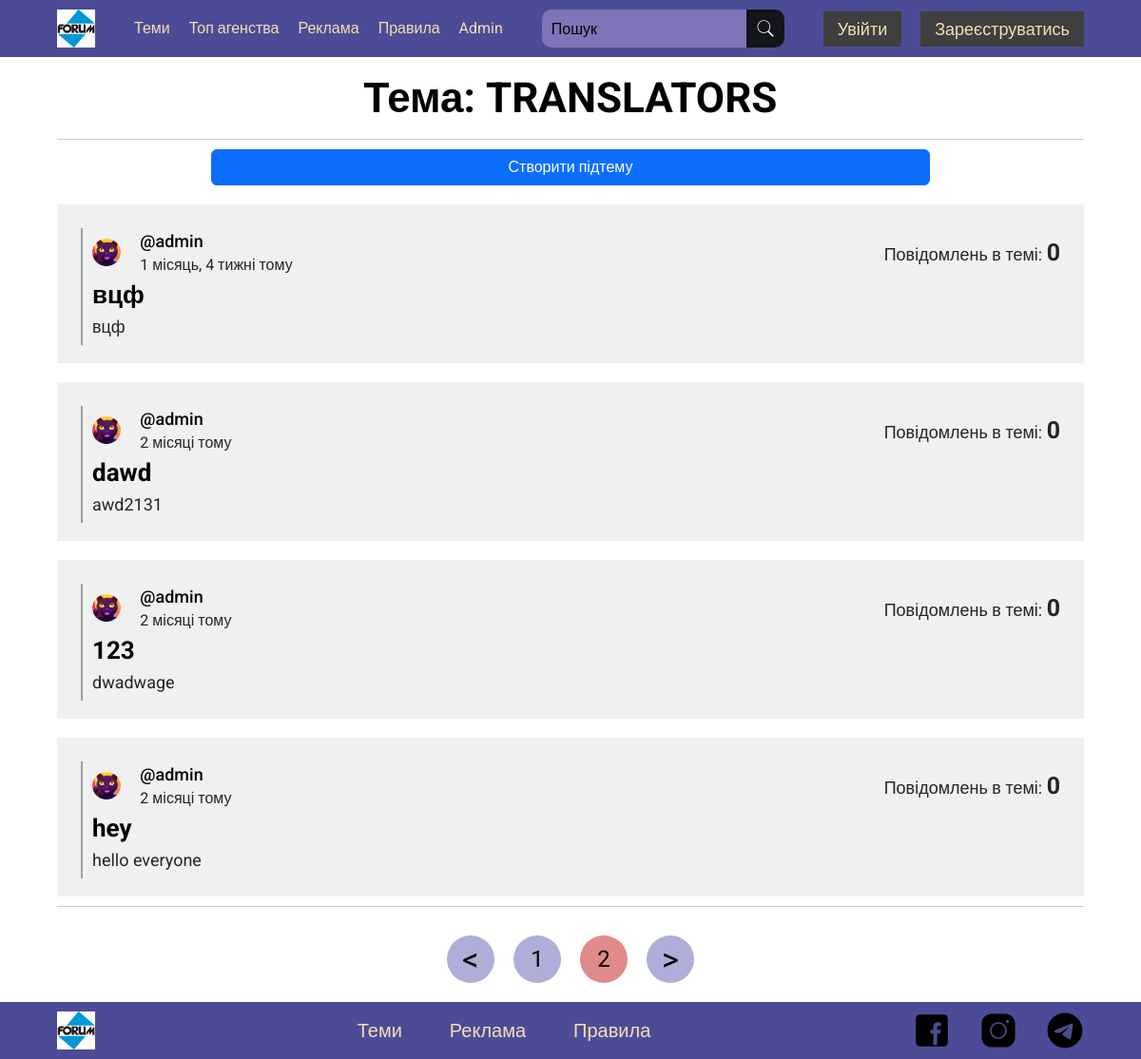
/subthemes/&subthemeId=2&page=2, run on the app's committed database.
### forum_pages/models.py (models this page shows, shortened)
class Themes(models.Model):
    title = models.CharField(max_length=100, null=True)
    def __str__(self) -> str:
        return self.title

class SubThemes(models.Model):
    user = models.ForeignKey(User, on_delete=models.CASCADE, null=True)
    base_theme = models.ForeignKey(
        Themes, on_delete=models.CASCADE, null=True, related_name='subthemes')
    title = models.CharField(max_length=100, null=True)
    main_text = models.TextField()
    count = models.PositiveIntegerField(default=0)
    created = models.DateTimeField(auto_now_add=True)

class User(AbstractUser):
    username = models.CharField(max_length=100,
                                null=True,
                                unique=True,
                                verbose_name='Ваш нікнейм')
    email = models.EmailField(null=True,
                              unique=True,
                              verbose_name='Ваш E-mail')
    telegram = models.CharField(max_length=200,
                                null=True,
                                blank=True,
                                verbose_name='Ваш телеграм нікнейм')
    is_show_telegram = models.BooleanField(default=True,
                                           verbose_name='Показувати телеграм')
    avatar = models.ImageField(null=True,
                               default='forum_pages/img/avatars/default_avatar.png',
                               upload_to='forum_pages/img/avatars',
                               verbose_name='Фото профілю')
    is_blocked = models.BooleanField(default=False, blank=True)
    ban_reason = models.TextField(null=True, blank=True)
    REQUIRED_FIELDS = []

### forum_pages/views.py (the view)
# urls.py: path('subthemes/&subthemeId=<str:pk>&page=<int:page>', views.subThemes, name='subthemes'),
def subThemes(request, pk, page):
    referer = request.META.get('HTTP_REFERER', None)
    try:
        theme, subthemes_per_page, pages_list_amount = pagination(request, page, Themes, pk)
    except:
        return redirect(referer)
    print(subthemes_per_page[0].count)
    context = {
        'theme': theme,
        'subthemes': subthemes_per_page,
        'pages_amount': pages_list_amount,
        'current_page': page,
        'pk': pk
    }
    return render(request, 'forum_pages/base_pages/subThemes.html', context)

### forum_pages/views.py (called while the page is built)
def pagination(request, page, className, pk=None):
    referer = request.META.get('HTTP_REFERER', None)
    if page < 1:
            return redirect(referer)
    theme = ''
    if className == SubThemes:
        theme = className.objects.get(id=pk)
        themes = theme.subtheme_messages.all().order_by('-id')
    elif pk:
        theme = className.objects.get(id=pk)
        themes = theme.subthemes.all().order_by('-id')
    else:
        themes = className.objects.all().order_by('-id')
    themes_per_page = themes[page*10-10:page*10]
    pages_amount = len(themes) // 10 if len(themes) % 10 == 0 else len(themes) // 10 + 1
    if not pages_amount:
        pages_amount = 1
    pages_list_amount = list(range(1, pages_amount+1))
    if page > pages_amount and pages_amount:
        return redirect(referer)
    return theme, themes_per_page, pages_list_amount

### forum_pages/templates/forum_pages/base_pages/subThemes.html (shortened to what this page needs)
{% extends 'base.html' %}
{% load static %}
{% block style %}
<link rel="stylesheet" href="{% static 'forum_pages/css/sandbox.min.css' %}">
{% endblock %}
{% block content %}
<div class="sandbox__info container">
    {% if not is_searched %}
        <div class="sandbox__title">Тема: {{ theme }}</div>
        <div class="divider"></div>
        <a class="link-subheader" href="{% url 'create-subtheme' theme.id %}"><button class="btn btn-primary btn-subheader">Створити підтему</button></a>
    {% endif %}
    {% for subtheme in subthemes %}
        <div class="user__wrapper-interface">
            <div class="user__line-interface"></div>
            <div class="user__data-interface">
                <div class="user__photo-interface"><a href="#"><img src="{{subtheme.user.avatar.url}}" class="side__panel-photo" alt=""></a></div>
                <div class="user__information">
                    <div class="user__name-interface"><a href="{% url 'user-profile' subtheme.user.username %}">@{{ subtheme.user.username }}</a></div>
                    <div class="user__time-interface">{{ subtheme.created|timesince }} тому</div>
                </div>
                <div class="user__rightWrapper">
                    <div class="user__number-interface">Повідомлень в темі: <b>{{ subtheme.count }}</b></div>
                </div>
            </div>
            <div class="user__content-interface">
                <div class="user__title-interface"><a href="{% url 'subtheme' subtheme.id 1 %}">{{ subtheme.title }}</a></div>
                <div class="user__text-interface">{{ subtheme.main_text }}</div>
            </div>
        </div>
    {% endfor %}
    <div class="divider"></div>
    <div class="subthemes__pages">
        <div>
            {% with new_page=current_page|add:"-1" %}
                <a href="{% url 'subthemes' pk=pk page=new_page %}" class="subtheme__page subtheme__page__arrow">&lt;</a>
            {% endwith %}
        </div>
        {% for page in pages_amount %}
            <div>
                <a href="{% url 'subthemes' pk=pk page=page %}" class="subtheme__page {% if page == current_page %}page__selected{% endif %}">{{page}}</a>
            </div>
        {% endfor %}
        <div>
            {% with new_page=current_page|add:"1" %}
                <a href="{% url 'subthemes' pk=pk page=new_page %}" class="subtheme__page subtheme__page__arrow">></a>
            {% endwith %}
        </div>
    </div>
</div>
{% endblock %}

### forum_pages/templates/forum_pages/base_pages/subThemes.html (style rules this page uses)
.subthemes__pages { display: flex; gap: 20px; padding: 20px 0; }
.subtheme__page { width: 50px; height: 50px; display: flex; justify-content: center; align-items: center; font-size: 24px; background-color: rgba(135, 135, 198, 0.675); border-radius: 50%; transition: all .3s ease; cursor: pointer; color: #000; }
.subtheme__page__arrow { font-size: 34px; }
.page__selected { background-color: rgb(224, 139, 139); }

### data on the page
Themes: title "TRANSLATORS"
SubThemes: user.avatar (picture), user.username "admin", created "1 місяць, 4 тижні", count "0", title "вцф", main_text "вцф"
SubThemes: user.avatar (picture), user.username "admin", created "2 місяці", count "0", title "dawd", main_text "awd2131"
SubThemes: user.avatar (picture), user.username "admin", created "2 місяці", count "0", title "123", main_text "dwadwage"
SubThemes: user.avatar (picture), user.username "admin", created "2 місяці", count "0", title "hey", main_text "hello everyone"

### other printed values
{{ page }} "1" "2"
